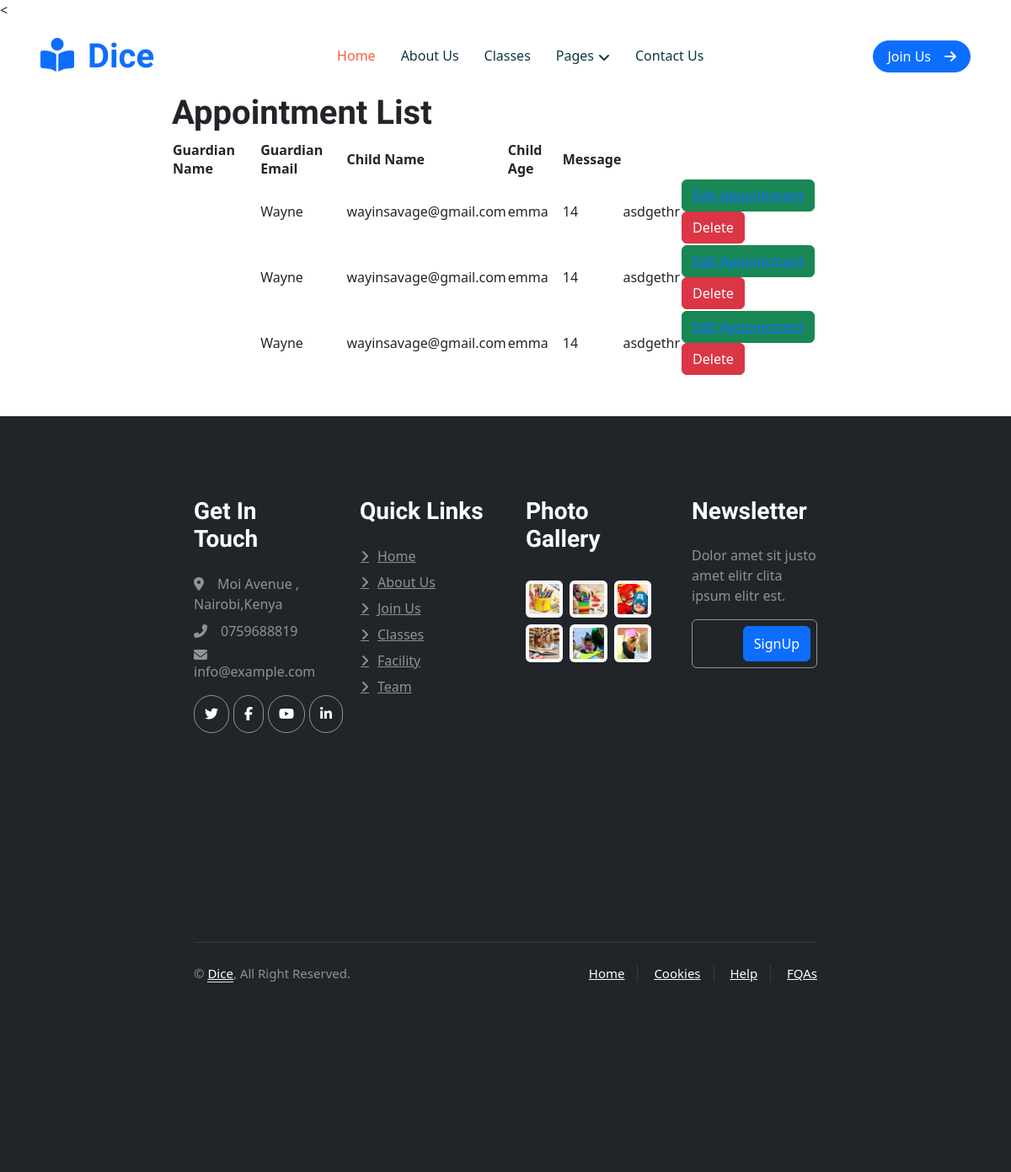
Page /app/appointment_list/ on the earlier database version.
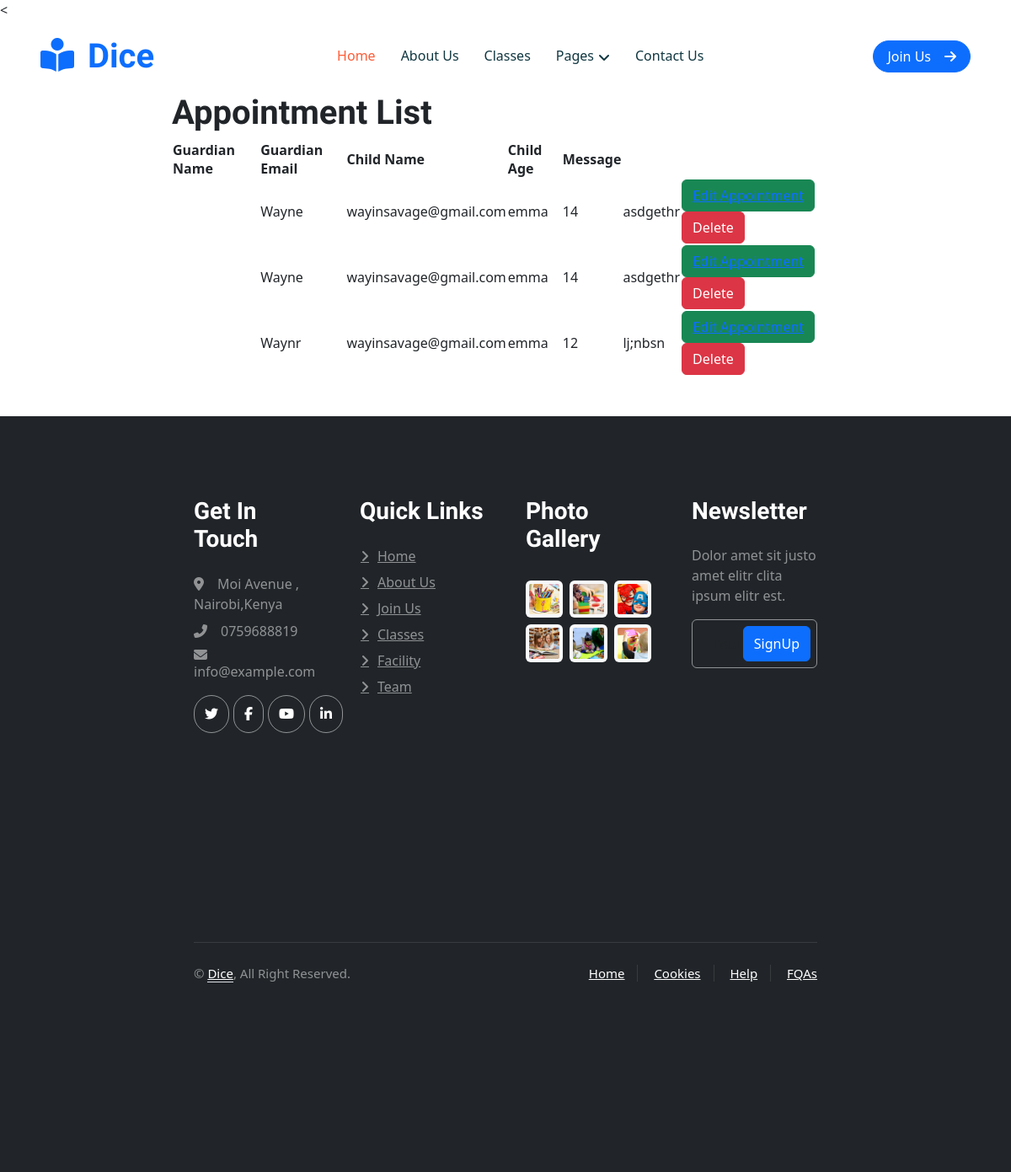
Same page on the later database version.
### app/models.py (models this page shows, shortened)
class Appointment(models.Model):
    guardian_name = models.CharField(max_length=255)
    guardian_email = models.EmailField()
    child_name = models.CharField(max_length=255)
    child_age = models.IntegerField()
    message = models.TextField()

### app/views.py (the view)
# urls.py: path('appointment_list/', views.appointment_list, name='appointment_list'),
def appointment_list(request):
    appointments = Appointment.objects.all()
    return render(request, 'appointment_list.html',{'appointments': appointments})

### app/templates/appointment_list.html (shortened to what this page needs)
<{% extends "base.html" %}
{% block content %}
<div class="row">
    <div class="col-md-2"></div>
    <div class="col-md-8">
            <h1>Appointment List</h1>
    <table>
        <thead>
            <tr>
                <th>Guardian Name</th>
                <th>Guardian Email</th>
                <th>Child Name</th>
                <th>Child Age</th>
                <th>Message</th>
            </tr>
        </thead>
        <tbody>
            {% for y in appointments %}
            <tr>
                <td></td>
                <td>{{ y.guardian_name }}</td>
                <td>{{ y.guardian_email }}</td>
                <td>{{ y.child_name }}</td>
                <td>{{ y.child_age }}</td>
                <td>{{ y.message }}</td>
                <td class="actions">
                    <button class="btn btn-success"><a href="{% url 'editappointment' y.id %}">Edit Appointment</a></button>
                    <form action="{% url 'appointment_delete' y.id %}" onclick="return confirm('Are you sure you want to delete the Appointment?')" style="display: inline;">
                        <button type="submit" class="btn btn-danger">Delete</button>
                    </form>
                </td>
            </tr>
            {% endfor %}
        </tbody>
    </table>
    </div>
    <div class="col-md-2"></div>
</div>
{% endblock %}

Differences in the rows shown:
removed Appointment: guardian_name "Wayne", guardian_email "wayinsavage@gmail.com", child_name "emma", child_age "14", message "asdgethr"
added Appointment: guardian_name "Waynr", guardian_email "wayinsavage@gmail.com", child_name "emma", child_age "12", message "lj;nbsn"
